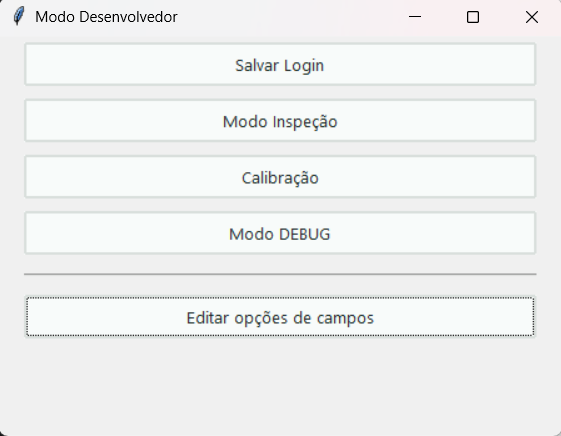
#> input picture BookingsSESI/imagens dos prints/menu modo desenvolvedor.png, 561 x 436 px
$ python generate_tutorial_pdf.py
#> lines starting #> are read from the running program, lines starting #| are printed output that depends on the picture
from __future__ import annotations

from pathlib import Path
from typing import Iterable, List

from PIL import Image, ImageDraw, ImageFont


ROOT = Path(__file__).resolve().parent
OUTPUT_PDF = ROOT / "Tutorial_Configuracao_Unidades.pdf"
LOGO_PATH = ROOT / "imagens" / "sesi_logo_vermelha.png"
PRINTS_DIR = ROOT / "imagens dos prints"

PAGE_W, PAGE_H = 1654, 2339
MARGIN_X = 110
MARGIN_Y = 110
CONTENT_W = PAGE_W - (MARGIN_X * 2)


def load_font(size: int, bold: bool = False) -> ImageFont.FreeTypeFont | ImageFont.ImageFont:
#> called with size = 52, bold = True
    candidates = []
    if bold:
        candidates.extend(
            [
                Path(r"C:\Windows\Fonts\segoeuib.ttf"),
                Path(r"C:\Windows\Fonts\arialbd.ttf"),
            ]
        )
    else:
        candidates.extend(
            [
                Path(r"C:\Windows\Fonts\segoeui.ttf"),
                Path(r"C:\Windows\Fonts\arial.ttf"),
            ]
        )
    for path in candidates:
        if path.exists():
            return ImageFont.truetype(str(path), size=size)
    return ImageFont.load_default()


FONT_TITLE = load_font(52, bold=True)
FONT_SUBTITLE = load_font(26)
FONT_H1 = load_font(34, bold=True)
FONT_H2 = load_font(28, bold=True)
FONT_BODY = load_font(24)
FONT_SMALL = load_font(20)
FONT_CAPTION = load_font(22, bold=True)


def text_height(draw: ImageDraw.ImageDraw, text: str, font: ImageFont.ImageFont) -> int:
    box = draw.textbbox((0, 0), text, font=font)
    return box[3] - box[1]


def wrap_text(draw: ImageDraw.ImageDraw, text: str, font: ImageFont.ImageFont, max_width: int) -> List[str]:
    words = text.split()
    if not words:
        return [""]
    lines: List[str] = []
    current = words[0]
    for word in words[1:]:
        candidate = f"{current} {word}"
        if draw.textlength(candidate, font=font) <= max_width:
            current = candidate
        else:
            lines.append(current)
            current = word
    lines.append(current)
    return lines


class PageBuilder:
    def __init__(self) -> None:
        self.pages: List[Image.Image] = []
        self.page: Image.Image | None = None
        self.draw: ImageDraw.ImageDraw | None = None
        self.y = MARGIN_Y
        self.new_page()

    def new_page(self) -> None:
        self.page = Image.new("RGB", (PAGE_W, PAGE_H), "#f6f8f7")
        self.draw = ImageDraw.Draw(self.page)
        self.pages.append(self.page)
        self.y = MARGIN_Y

    def ensure_space(self, needed: int) -> None:
        if self.y + needed > PAGE_H - MARGIN_Y:
            self.new_page()

    def add_header_band(self) -> None:
        assert self.page is not None and self.draw is not None
        self.draw.rounded_rectangle(
            (MARGIN_X, self.y, PAGE_W - MARGIN_X, self.y + 180),
            radius=26,
            fill="#1f5f57",
        )
        if LOGO_PATH.exists():
            logo = Image.open(LOGO_PATH).convert("RGBA")
            logo.thumbnail((220, 110))
            self.page.paste(logo, (MARGIN_X + 50, self.y + 35), logo)
        self.draw.text((MARGIN_X + 310, self.y + 40), "SESI Reservas Recorrentes", font=FONT_TITLE, fill="white")
        self.draw.text(
            (MARGIN_X + 310, self.y + 110),
            "Tutorial de configuração por unidade",
            font=FONT_SUBTITLE,
            fill="#d8ece7",
        )
        self.y += 230

    def add_h1(self, text: str) -> None:
        assert self.draw is not None
        self.ensure_space(70)
        self.draw.text((MARGIN_X, self.y), text, font=FONT_H1, fill="#16312d")
        self.y += 62

    def add_h2(self, text: str) -> None:
        assert self.draw is not None
        self.ensure_space(56)
        self.draw.text((MARGIN_X, self.y), text, font=FONT_H2, fill="#1f5f57")
        self.y += 50

    def add_paragraph(self, text: str, font: ImageFont.ImageFont = FONT_BODY, color: str = "#243432", spacing: int = 14) -> None:
#> called with color = '#243432', spacing = 14
        assert self.draw is not None
        lines = wrap_text(self.draw, text, font, CONTENT_W)
#> lines = 1 item
        line_h = text_height(self.draw, "Ag", font) + 8
#> line_h = 18
        self.ensure_space((line_h * len(lines)) + spacing)
        for line in lines:
            self.draw.text((MARGIN_X, self.y), line, font=font, fill=color)
            self.y += line_h
#> this loop made 1 pass
#> self.y on pass 1: 420
#> after the loop, self.y = 420
        self.y += spacing
#> self.y = 434
#> in add_h2, `self.y += 50`: self.y = 484

    def add_bullets(self, items: Iterable[str], font: ImageFont.ImageFont = FONT_BODY) -> None:
        assert self.draw is not None
        line_h = text_height(self.draw, "Ag", font) + 8
#> line_h = 18
        for item in items:
            wrapped = wrap_text(self.draw, item, font, CONTENT_W - 40)
            self.ensure_space((line_h * len(wrapped)) + 8)
            self.draw.text((MARGIN_X, self.y), u"\u2022", font=font, fill="#1f5f57")
            for idx, line in enumerate(wrapped):
                self.draw.text((MARGIN_X + 32, self.y + (idx * line_h)), line, font=font, fill="#243432")
            self.y += line_h * len(wrapped) + 8
#> this loop made 4 passes
#> self.y on passes 1 to 4: 510, 536, 562, 588
#> after the loop, self.y = 588
        self.y += 8
#> self.y = 596

    def add_numbered(self, items: Iterable[str], font: ImageFont.ImageFont = FONT_BODY) -> None:
        assert self.draw is not None
        line_h = text_height(self.draw, "Ag", font) + 8
        for i, item in enumerate(items, start=1):
            wrapped = wrap_text(self.draw, item, font, CONTENT_W - 60)
            self.ensure_space((line_h * len(wrapped)) + 8)
            self.draw.text((MARGIN_X, self.y), f"{i}.", font=font, fill="#1f5f57")
            for idx, line in enumerate(wrapped):
                self.draw.text((MARGIN_X + 44, self.y + (idx * line_h)), line, font=font, fill="#243432")
            self.y += line_h * len(wrapped) + 8
        self.y += 8

    def add_note_box(self, title: str, lines: Iterable[str]) -> None:
#> called with title = 'Importante'
        assert self.draw is not None
        line_h = text_height(self.draw, "Ag", FONT_SMALL) + 8
#> line_h = 18
        wrapped_lines = []
        for line in lines:
            wrapped_lines.extend(wrap_text(self.draw, line, FONT_SMALL, CONTENT_W - 60))
            wrapped_lines.append("")
#> after the loop, wrapped_lines = 4 items
        if wrapped_lines and wrapped_lines[-1] == "":
            wrapped_lines.pop()
        total_h = 24 + 34 + len(wrapped_lines) * line_h + 24
#> total_h = 136
        self.ensure_space(total_h + 16)
        x1, y1, x2, y2 = MARGIN_X, self.y, PAGE_W - MARGIN_X, self.y + total_h
#> x1 = 110; y1 = 596; x2 = 1544; y2 = 732
        self.draw.rounded_rectangle((x1, y1, x2, y2), radius=20, fill="#edf4f2", outline="#c8ddd8", width=2)
        self.draw.text((x1 + 24, y1 + 20), title, font=FONT_CAPTION, fill="#1f5f57")
        cy = y1 + 62
#> cy = 658
        for line in wrapped_lines:
            if line:
                self.draw.text((x1 + 24, cy), line, font=FONT_SMALL, fill="#435652")
            cy += line_h
#> this loop made 3 passes
#> cy on passes 1, 3: 676, 712
#> (line, cy) on pass 2: ('', 694)
#> after the loop, cy = 712
        self.y = y2 + 22
#> self.y = 754

    def add_image_section(self, title: str, subtitle: str, image_path: Path | None, max_height: int = 760) -> None:
        assert self.draw is not None and self.page is not None
        self.add_h2(title)
        self.add_paragraph(subtitle, font=FONT_SMALL, color="#5f6f6a", spacing=16)
#> the loop in add_paragraph (call 2), `for line in lines:` made 1 pass
#> self.y on pass 1: 822

        if image_path is None or not image_path.exists():
            self.ensure_space(380)
            x1, y1, x2, y2 = MARGIN_X, self.y, PAGE_W - MARGIN_X, self.y + 340
#> x1 = 110; y1 = 838; x2 = 1544; y2 = 1178
            self.draw.rounded_rectangle((x1, y1, x2, y2), radius=18, fill="white", outline="#cfded9", width=3)
            self.draw.text((x1 + 30, y1 + 40), "Imagem não encontrada no projeto.", font=FONT_CAPTION, fill="#8a3b42")
            self.draw.text((x1 + 30, y1 + 90), "Envie o print para incluir nesta versão do PDF.", font=FONT_BODY, fill="#5f6f6a")
            self.y = y2 + 24
#> self.y = 1202
            return

        image = Image.open(image_path).convert("RGB")
        border = 16
        target_w = CONTENT_W - (border * 2)
        ratio = min(target_w / image.width, max_height / image.height, 1.0)
        resized = image.resize((int(image.width * ratio), int(image.height * ratio)), Image.Resampling.LANCZOS)

        box_h = resized.height + (border * 2)
        self.ensure_space(box_h + 36)
        x1 = MARGIN_X
        y1 = self.y
        x2 = PAGE_W - MARGIN_X
        y2 = y1 + box_h
        self.draw.rounded_rectangle((x1, y1, x2, y2), radius=18, fill="white", outline="#cfded9", width=3)
        self.page.paste(resized, (x1 + border, y1 + border))
        self.y = y2 + 24


def print_path(name: str) -> Path:
    return PRINTS_DIR / name


def build_pdf() -> None:
    doc = PageBuilder()
    doc.add_header_band()

    doc.add_h1("Objetivo")
    doc.add_paragraph(
        "Este material orienta cada unidade escolar a configurar o sistema para que os dados do aplicativo fiquem iguais aos dados reais do Microsoft Bookings de cada escola."
    )
    doc.add_h2("Antes de começar")
    doc.add_bullets(
        [
            "Tenha em mãos o link oficial do Bookings da unidade.",
            "Use o usuário correto da unidade para fazer login no sistema.",
            "Separe os nomes exatos dos campos que aparecem no formulário da escola, como equipe, público, componente, principal recurso, tipo de atividade, turmas e horários.",
            "Os nomes precisam ser cadastrados exatamente como aparecem no Bookings.",
        ]
    )
    doc.add_note_box(
        "Importante",
        [
            "Se um nome estiver diferente do que aparece no Bookings da unidade, a automação pode não localizar a opção correta.",
            "Sempre use primeiro o botão Teste de reservar antes de usar Reservar.",
        ],
    )

    doc.add_image_section(
        "1. Tela principal do sistema",
        "Nesta tela a unidade deve informar o link do Bookings, salvar o link e depois fazer login com o usuário correto da escola.",
        print_path("modo desemvolvedor.png"),
        max_height=620,
    )
    doc.add_numbered(
        [
            "Cole no campo 'Link do Bookings da unidade' o endereço oficial do agendamento da escola.",
            "Clique em 'Salvar link'.",
            "Clique em 'Fazer Login / Trocar usuário'.",
            "Faça o login com a conta da unidade.",
            "Quando o programa pedir, confirme o login na própria tela do sistema.",
        ]
    )
#> in add_numbered, `line_h = text_height(self.draw, "Ag", font) + 8`: line_h = 18
#> the loop in add_numbered, `for i, item in enumerate(items, start=1):` made 5 passes
#> self.y on passes 1, 3, 5: 1228, 1280, 1332
#> self.y on passes 2, 4: 1254, 1306
#> after the loop in add_numbered, `for i, item in enumerate(items, start=1):`: self.y = 1332
#> in add_numbered, `self.y += 8`: self.y = 1340

    doc.add_image_section(
        "2. Acesso ao Modo Desenvolvedor",
        "Depois de salvar o link e concluir o login, a escola deve abrir o Modo Desenvolvedor para ajustar os dados do seu formulário.",
        print_path("menu modo desenvolvedor.png"),
        max_height=500,
    )
#> call 2 of add_image_section, with title = '2. Acesso ao Modo Desenvolvedor', max_height = 500
#> in add_image_section (call 2), `y1 = self.y`: y1 = 1424
#> in add_image_section (call 2), `y2 = y1 + box_h`: y2 = 1892
#> in add_image_section (call 2), `self.page.paste(resized, (x1 + border, y1 + border))`:
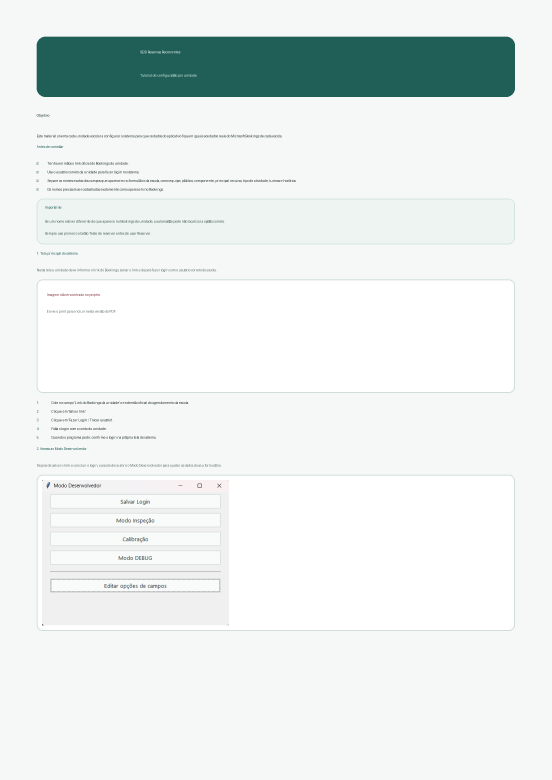
#> self.page: PIL image 1654x2339 RGB (shown at 1/3 size); mean R, G, B 231.8, 237.9, 236.6
#> in add_image_section (call 2), `self.y = y2 + 24`: self.y = 1916
    doc.add_bullets(
        [
            "A opção principal para as escolas é 'Editar opções de campos'.",
            "Os demais botões são técnicos e normalmente não precisam ser usados no dia a dia das unidades.",
        ]
    )
#> the loop in add_bullets (call 2), `for item in items:` made 2 passes
#> self.y on passes 1 to 2: 1942, 1968

    doc.add_image_section(
        "3. Editor de opções de campos",
        "Nesta tela a unidade escolhe qual campo deseja alterar e informa os valores separados por vírgula, exatamente como aparecem no Bookings da escola.",
        print_path("editor de opocoes de campos.png"),
        max_height=760,
    )
#> call 3 of add_image_section, with title = '3. Editor de opções de campos', max_height = 760
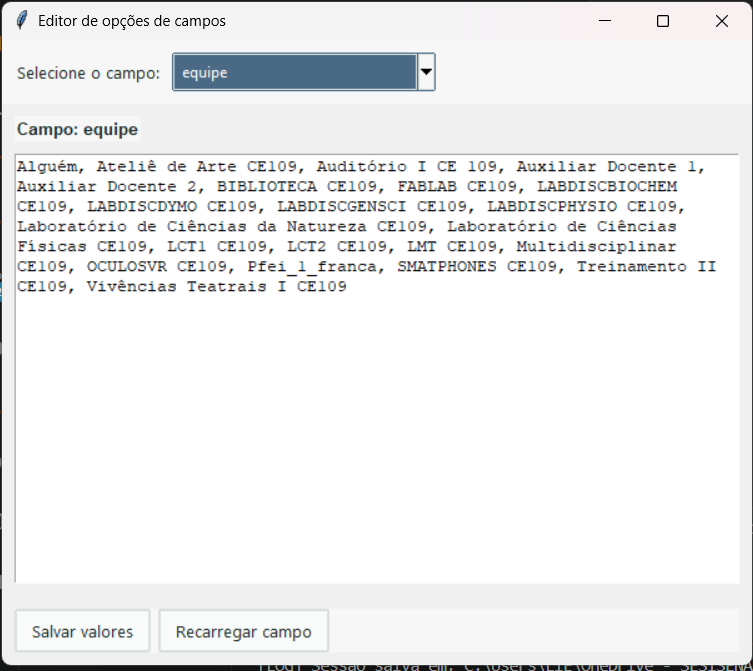
#> input picture BookingsSESI/imagens dos prints/editor de opocoes de campos.png, 753 x 671 px
#> in add_image_section (call 3), `self.page.paste(resized, (x1 + border, y1 + border))`:
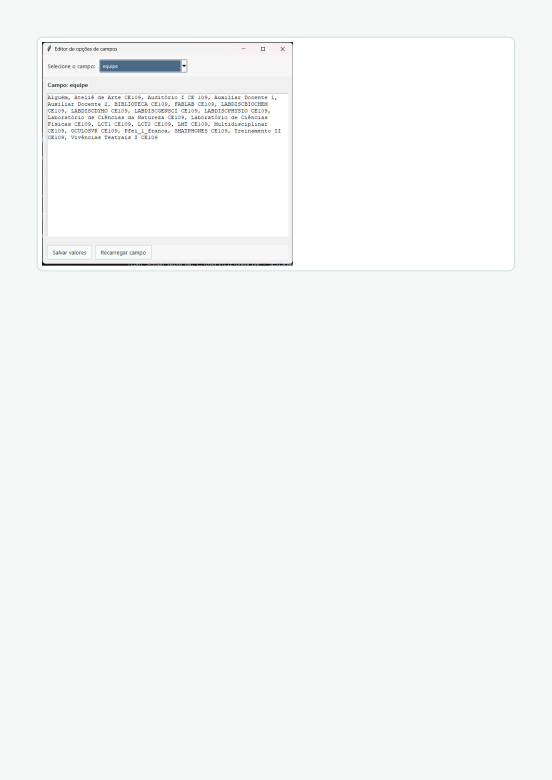
#> self.page: PIL image 1654x2339 RGB (shown at 1/3 size); mean R, G, B 246, 247.6, 246.9
    doc.add_bullets(
        [
            "Campos disponíveis para edição: escolha_reserva, componente, publico, turma, principal_recurso, tipo_atividade, equipe e horario.",
            "Digite os valores separados por vírgula.",
            "Clique em 'Salvar valores' ao concluir a alteração.",
            "Se quiser voltar ao conteúdo salvo anteriormente, clique em 'Recarregar campo'.",
        ]
    )
    doc.add_note_box(
        "Exemplo prático",
        [
            "No campo equipe, a unidade deve cadastrar os nomes exatamente como aparecem no agendamento da escola.",
            "Exemplo: FABLAB CE109, Ateliê de Arte CE109, Auditório I CE109.",
        ],
    )
#> the loop in add_note_box (call 2), `for line in wrapped_lines:` made 3 passes
#> cy on passes 1, 3: 1029, 1065
#> (line, cy) on pass 2: ('', 1047)

    doc.add_h1("Ordem recomendada de configuração")
    doc.add_numbered(
        [
            "Salvar o link do Bookings da unidade.",
            "Fazer login com o usuário correto.",
            "Abrir o Modo Desenvolvedor.",
            "Abrir Editar opções de campos.",
            "Ajustar os campos da unidade.",
            "Salvar os valores.",
            "Fechar e abrir o app novamente para aplicar as alterações.",
            "Fazer um teste antes de usar Reservar.",
        ]
    )
#> the loop in add_numbered (call 2), `for i, item in enumerate(items, start=1):` made 8 passes
#> self.y on passes 1, 2, 3, 4, 5, 6, 8: 1195, 1221, 1247, 1273, 1299, 1325, 1377
#> self.y on pass 7: 1351

    doc.add_h2("Checklist final da escola")
    doc.add_bullets(
        [
            "Link do Bookings salvo corretamente.",
            "Usuário da unidade logado.",
            "Equipe atualizada.",
            "Público atualizado.",
            "Componente atualizado.",
            "Principal recurso atualizado.",
            "Tipo de atividade atualizado.",
            "Turmas e horários conferidos.",
            "Teste realizado com sucesso.",
        ]
    )

    rgb_pages = [page.convert("RGB") for page in doc.pages]
#> rgb_pages = 2 items
    rgb_pages[0].save(OUTPUT_PDF, save_all=True, append_images=rgb_pages[1:])
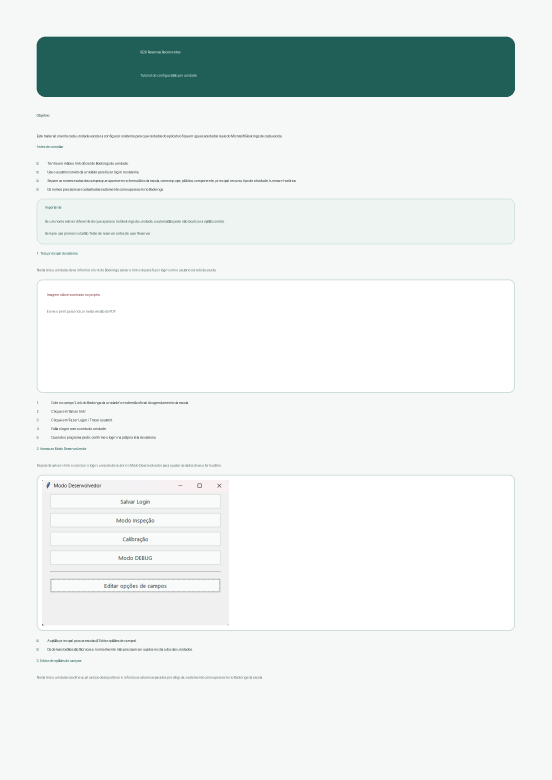
#> saved as Tutorial_Configuracao_Unidades.pdf: PIL image 1654x2339 RGB (shown at 1/3 size); mean R, G, B 231.7, 237.7, 236.4
    print(f"PDF gerado em: {OUTPUT_PDF}")


if __name__ == "__main__":
    build_pdf()
